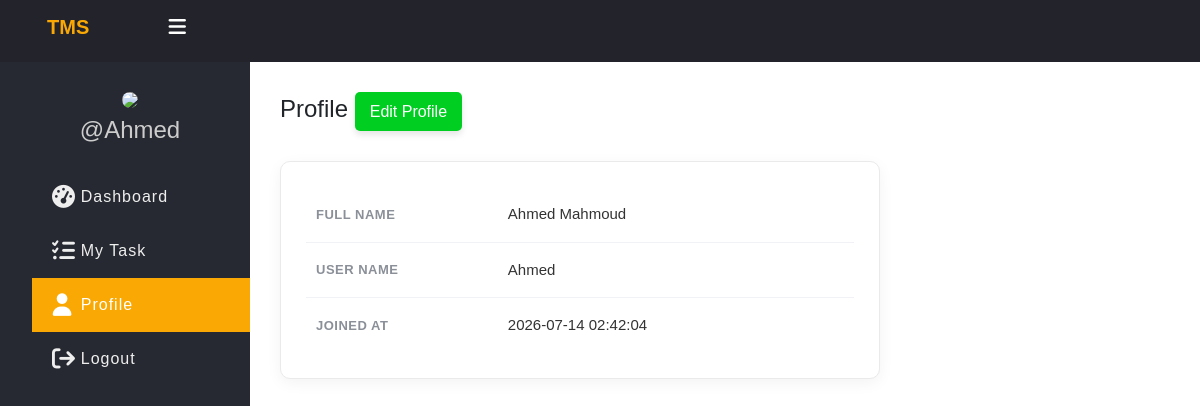
The app's page /task_management_system/Dashboard/profile.php (signed in) with its own data.
### tables this page shows
CREATE TABLE `users` (
  `id` int(11) NOT NULL,
  `full_name` varchar(50) NOT NULL,
  `username` varchar(50) NOT NULL,
  `password` varchar(255) NOT NULL,
  `role` enum('admin','employee') NOT NULL,
  `created_at` timestamp NOT NULL DEFAULT current_timestamp()
);

### task_management_system/Dashboard/app/Model/User.php (called while the page is built, shortened)
<?php
function get_user_by_id($conn, $id){
	$sql = "SELECT * FROM users WHERE id =? ";
	$stmt = $conn->prepare($sql);
	$stmt->execute([$id]);
	if($stmt->rowCount() > 0){
		$user = $stmt->fetch();
	}else $user = 0;
	return $user;
}

### task_management_system/Dashboard/profile.php (the view, shortened to what this page needs)
<?php
if (isset($_SESSION['role']) && isset($_SESSION['id']) && $_SESSION['role'] == "employee") {
    include "DB_connection.php";
    include "app/Model/User.php";
    $user=get_user_by_id($conn,$_SESSION['id']);
?>
<!DOCTYPE html>
<html>
<head>
	<link rel="stylesheet" href="CSS/all.min.css">
	<link rel="stylesheet" href="CSS/style.css">
    <link rel="stylesheet" href="CSS/bootstrap.min.css">
</head>
<body>
	<?php include "inc/header.php" ?>
	<div class="body">
		<?php include "inc/nav.php" ?>
		<section class="section-1">
			<h4 class="title">Profile <a href="edit_profile.php">Edit Profile</a></h4>
            <div class="profile-card">
                <table class="profile-table">
                    <tr>
                        <td>Full Name</td>
                        <td><?=$user['full_name'];?></td>
                    </tr>
                    <tr>
                        <td>User Name</td>
                        <td><?=$user['username'];?></td>
                    </tr>
                    <tr>
                        <td>Joined At</td>
                        <td><?=$user['created_at'];?></td>
                    </tr>
                </table>
        </div>
		</section>
	</div>
</body>
</html>
<?php }else{
    header("Location: login.php");
    exit();
}
?>

### task_management_system/Dashboard/CSS/style.css (style rules this page uses)
* { padding: 0; margin: 0; box-sizing: border-box; font-family: arial, sans-serif; }
html { min-height: 100%; }
body { min-height: 100vh; display: flex; flex-direction: column; background-color: #f4f6f9; }
.body { display: flex; flex: 1; overflow: hidden; }
.section-1 { flex: 1; min-width: 0; padding: 30px; overflow-x: auto; }
.section-1 .title a { text-decoration: none; display: inline-block; border: none; background: #00CF22; padding: 10px 15px; color: #fff; font-size: 16px; border-radius: 5px; cursor: pointer; outline: none; transition: background 0.3s; box-shadow: 0 4px 6px rgba(0,0,0,0.1); margin-right: 5px; margin-bottom: 10px; }
.profile-card { background: #fff; border-radius: 10px; box-shadow: 0 4px 15px rgba(0,0,0,0.05); padding: 25px; max-width: 600px; margin-top: 20px; border: 1px solid #eaeaea; }
.profile-table { width: 100%; border-collapse: collapse; }
.profile-table tr { border-bottom: 1px solid #f1f2f5; }
.profile-table tr:last-child { border-bottom: none; }
.profile-table td { padding: 16px 10px; color: #333; font-size: 15px; }
.profile-table td:first-child { font-weight: 700; color: #8a8f98; width: 35%; text-transform: uppercase; font-size: 13px; letter-spacing: 0.5px; }

### records on screen
users: full_name "Ahmed Mahmoud", username "Ahmed", created_at "2026-07-14 02:42:04"

### other values on screen
$_SESSION['username'] "Ahmed"
